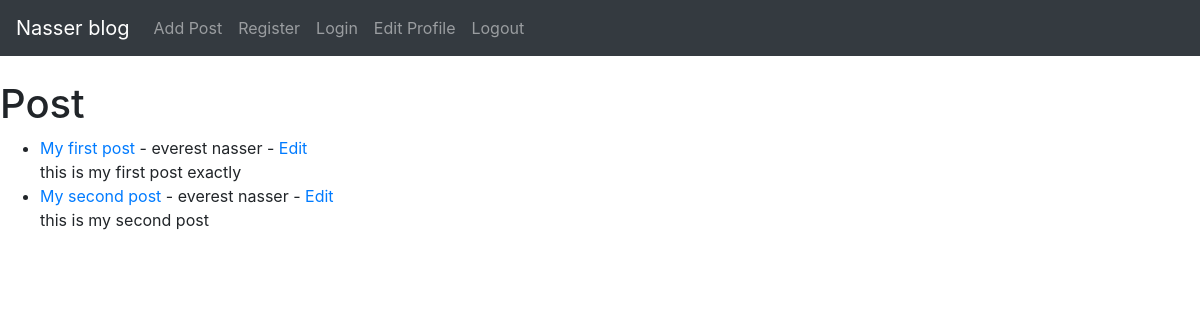
/, run on an earlier commit of the app's database.
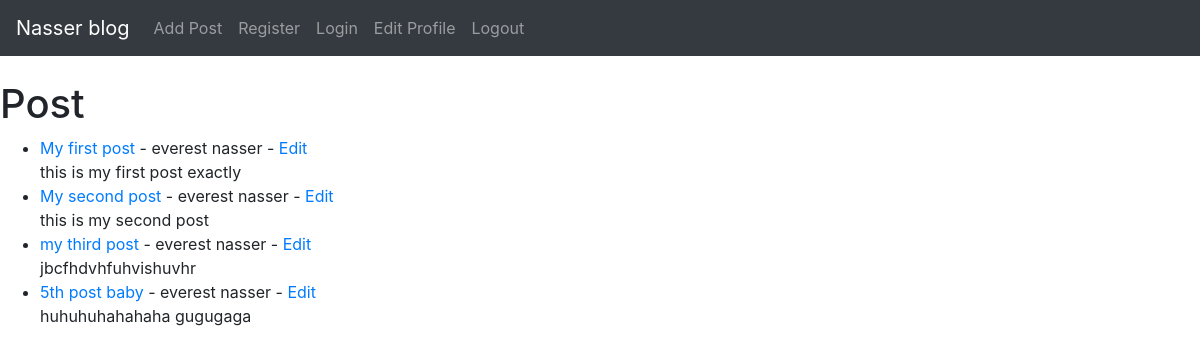
And on a later commit of the database.
### theblog/models.py (models this page shows, shortened)
class Post(models.Model):
    title = models.CharField(max_length=255)
    title_tag = models.CharField(max_length=255, default="Nasser blog")
    author = models.ForeignKey(User,on_delete=models.CASCADE)
    body = RichTextField(blank=True, null=True)

### theblog/views.py (the view)
# urls.py: path('', HomeView.as_view(), name="home"),
class HomeView(ListView):
    model = Post
    template_name = 'home.html'

### theblog/templates/home.html
{% extends 'base.html' %}
{% block content %}
<h1>Post</h1>
<ul>
{% for post in object_list %}
   <li><a href="{% url 'article-detail' post.pk %}">{{ post.title }}</a>
        - {{ post.author.first_name  }}
       {{ post.author.last_name  }} - <a href="{% url 'update_post' post.pk %}">Edit</a> <br/>
       {{ post.body }}
   </li>
{% endfor%}
</ul>
{% endblock %}

### theblog/templates/base.html (shortened to what this page needs)
<!doctype html>
<html lang="en">
  <head>
    <link rel="stylesheet" href="https://stackpath.bootstrapcdn.com/bootstrap/4.5.2/css/bootstrap.min.css">
  </head>
  <body>
    <nav class="navbar navbar-expand-lg navbar-dark bg-dark">
      <a class="navbar-brand" href="{% url 'home' %}">Nasser blog</a>
      <div class="collapse navbar-collapse" id="navbarSupportedContent">
        <ul class="navbar-nav mr-auto">
          <li class="nav-item">
            <a class="nav-link" href="{% url 'add_post' %}">Add Post</a>
          </li>
          <li class="nav-item">
            <a class="nav-link" href="{% url 'register' %}">Register</a>
          </li>
          <li class="nav-item">
            <a class="nav-link" href="{% url 'login' %}">Login</a>
          </li>
          <li class="nav-item">
            <a class="nav-link" href="{% url 'edit_profile' %}">Edit Profile</a>
          </li>
          <li class="nav-item">
            <a class="nav-link" href="{% url 'logout' %}">Logout</a>
          </li>
        </ul>
      </div>
    </nav>
    <br/>
      {% block content %}
      {% endblock %}
  </body>
</html>

What changed in the data, as far as the page shows it:
added Post: title "my third post", author.first_name "everest", author.last_name "nasser", body "jbcfhdvhfuhvishuvhr"
added Post: title "5th post baby", author.first_name "everest", author.last_name "nasser", body "huhuhuhahahaha gugugaga"
